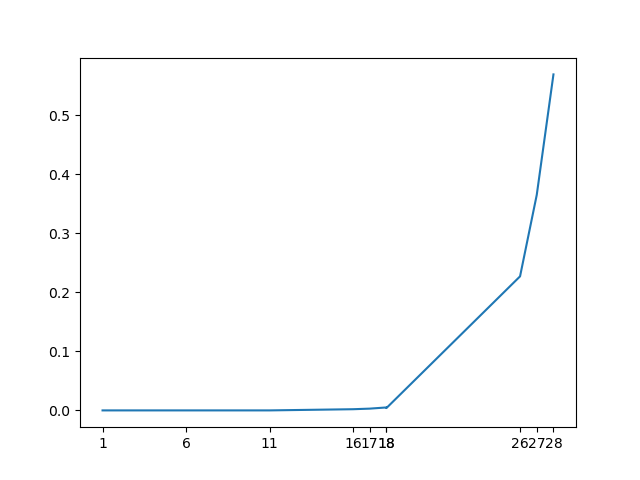

This chart was generated by the following Python code:
def fib(n):
    if n < 2: return n
    return fib(n-1) + fib(n-2) 

import numpy as np
import time

pln = np.random.randint(low = 1, high = 30, size = 10)
pln.sort()
pltime = []

for n in pln:
    start_time = time.time()
    print (n)
    print("fib n-th :" , fib(n))
    end_time = time.time()
    pltime.append(float(end_time - start_time))

import matplotlib.pyplot as plt

plt.plot(pln, pltime)
plt.xticks(pln)
plt.savefig("bai2.3.png") 